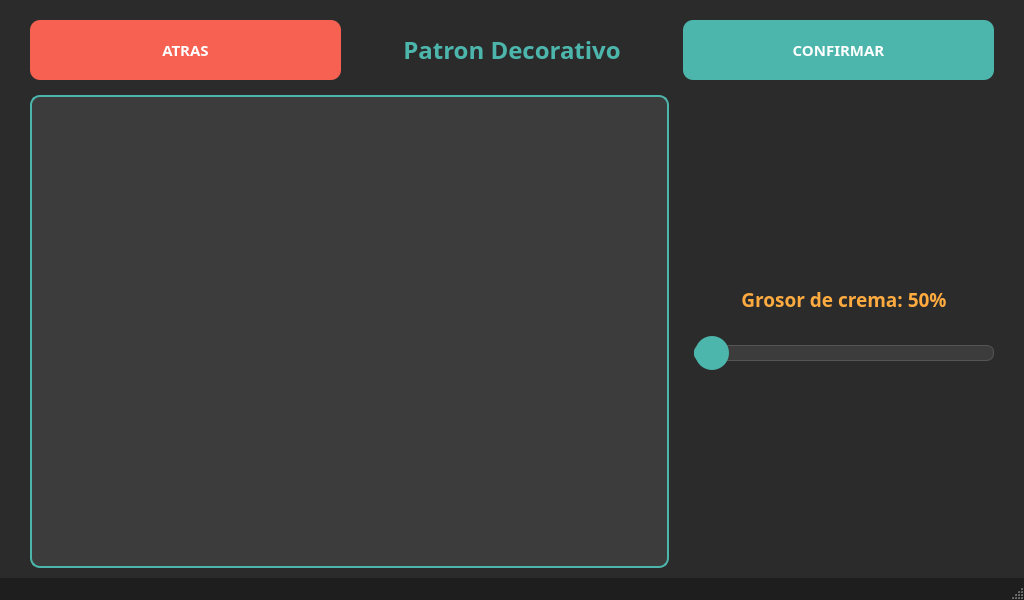
<?xml version="1.0" encoding="UTF-8"?>
<ui version="4.0">
 <class>MainWindow</class>
 <widget class="QMainWindow" name="MainWindow">
  <property name="geometry">
   <rect>
    <x>0</x>
    <y>0</y>
    <width>1024</width>
    <height>600</height>
   </rect>
  </property>
  <property name="minimumSize">
   <size>
    <width>1024</width>
    <height>600</height>
   </size>
  </property>
  <property name="maximumSize">
   <size>
    <width>1024</width>
    <height>600</height>
   </size>
  </property>
  <property name="windowTitle">
   <string>Patron Decorativo</string>
  </property>
  <property name="styleSheet">
   <string notr="true">
QMainWindow, QWidget#centralwidget {
  background-color: #2b2b2b;
}
QLabel {
  color: #e0e0e0;
  font-family: "Purisa";
}
QPushButton {
  background-color: #4DB6AC;
  color: white;
  border: none;
  border-radius: 10px;
  font-family: "Purisa";
  font-size: 15px;
  font-weight: bold;
}
QPushButton:pressed {
  background-color: #3d9e95;
}
QPushButton#pushButton {
  background-color: #F66151;
}
QPushButton#pushButton:pressed {
  background-color: #d44a3a;
}
QListView {
  background-color: #3c3c3c;
  color: #e0e0e0;
  border: 2px solid #4DB6AC;
  border-radius: 10px;
  font-family: "Purisa";
  font-size: 16px;
  padding: 5px;
  outline: none;
}
QListView::item {
  padding: 12px 10px;
  border-bottom: 1px solid #555;
}
QListView::item:selected {
  background-color: #4DB6AC;
  color: white;
  border-radius: 6px;
}
QSlider::groove:horizontal {
  height: 14px;
  background: #3c3c3c;
  border-radius: 7px;
  border: 1px solid #555;
}
QSlider::handle:horizontal {
  background: #4DB6AC;
  width: 34px;
  height: 34px;
  margin: -10px 0;
  border-radius: 17px;
}
QSlider::sub-page:horizontal {
  background: #4DB6AC;
  border-radius: 7px;
}
QMenuBar {
  background-color: #1e1e1e;
  max-height: 0px;
}
QStatusBar {
  background-color: #1e1e1e;
  color: #4DB6AC;
  font-family: "Purisa";
  font-size: 12px;
}
   </string>
  </property>
  <widget class="QWidget" name="centralwidget">
   <layout class="QVBoxLayout" name="mainLayout">
    <property name="leftMargin">
     <number>30</number>
    </property>
    <property name="topMargin">
     <number>20</number>
    </property>
    <property name="rightMargin">
     <number>30</number>
    </property>
    <property name="bottomMargin">
     <number>10</number>
    </property>
    <property name="spacing">
     <number>15</number>
    </property>
    <item>
     <layout class="QHBoxLayout" name="topBar">
      <property name="spacing">
       <number>15</number>
      </property>
      <item>
       <widget class="QPushButton" name="pushButton">
        <property name="minimumSize">
         <size>
          <width>160</width>
          <height>60</height>
         </size>
        </property>
        <property name="font">
         <font>
          <family>Purisa</family>
          <pointsize>13</pointsize>
          <weight>75</weight>
          <bold>true</bold>
         </font>
        </property>
        <property name="text">
         <string>ATRAS</string>
        </property>
       </widget>
      </item>
      <item>
       <widget class="QLabel" name="label">
        <property name="font">
         <font>
          <family>Purisa</family>
          <pointsize>18</pointsize>
          <weight>75</weight>
          <bold>true</bold>
         </font>
        </property>
        <property name="styleSheet">
         <string notr="true">color: #4DB6AC;</string>
        </property>
        <property name="text">
         <string>Patron Decorativo</string>
        </property>
        <property name="alignment">
         <set>Qt::AlignCenter</set>
        </property>
       </widget>
      </item>
      <item>
       <widget class="QPushButton" name="pushButton_2">
        <property name="minimumSize">
         <size>
          <width>180</width>
          <height>60</height>
         </size>
        </property>
        <property name="font">
         <font>
          <family>Purisa</family>
          <pointsize>13</pointsize>
          <weight>75</weight>
          <bold>true</bold>
         </font>
        </property>
        <property name="text">
         <string>CONFIRMAR</string>
        </property>
       </widget>
      </item>
     </layout>
    </item>
    <item>
     <layout class="QHBoxLayout" name="contentLayout">
      <property name="spacing">
       <number>25</number>
      </property>
      <item>
       <widget class="QListView" name="listView">
        <property name="sizePolicy">
         <sizepolicy hsizetype="Expanding" vsizetype="Expanding">
          <horstretch>2</horstretch>
          <verstretch>0</verstretch>
         </sizepolicy>
        </property>
        <property name="minimumSize">
         <size>
          <width>500</width>
          <height>0</height>
         </size>
        </property>
       </widget>
      </item>
      <item>
       <layout class="QVBoxLayout" name="sliderPanel">
        <property name="spacing">
         <number>15</number>
        </property>
        <item>
         <spacer name="sliderTopSpacer">
          <property name="orientation">
           <enum>Qt::Vertical</enum>
          </property>
          <property name="sizeHint" stdset="0">
           <size>
            <width>20</width>
            <height>40</height>
           </size>
          </property>
         </spacer>
        </item>
        <item>
         <widget class="QLabel" name="label_2">
          <property name="minimumSize">
           <size>
            <width>300</width>
            <height>0</height>
           </size>
          </property>
          <property name="font">
           <font>
            <family>Purisa</family>
            <pointsize>14</pointsize>
            <weight>75</weight>
            <bold>true</bold>
           </font>
          </property>
          <property name="styleSheet">
           <string notr="true">color: #FFAB40;</string>
          </property>
          <property name="text">
           <string>Grosor de crema: 50%</string>
          </property>
          <property name="alignment">
           <set>Qt::AlignCenter</set>
          </property>
         </widget>
        </item>
        <item>
         <widget class="QSlider" name="horizontalSlider">
          <property name="minimumSize">
           <size>
            <width>300</width>
            <height>50</height>
           </size>
          </property>
          <property name="orientation">
           <enum>Qt::Horizontal</enum>
          </property>
         </widget>
        </item>
        <item>
         <spacer name="sliderBottomSpacer">
          <property name="orientation">
           <enum>Qt::Vertical</enum>
          </property>
          <property name="sizeHint" stdset="0">
           <size>
            <width>20</width>
            <height>40</height>
           </size>
          </property>
         </spacer>
        </item>
       </layout>
      </item>
     </layout>
    </item>
   </layout>
  </widget>
  <widget class="QMenuBar" name="menubar">
   <property name="geometry">
    <rect>
     <x>0</x>
     <y>0</y>
     <width>1024</width>
     <height>22</height>
    </rect>
   </property>
  </widget>
  <widget class="QStatusBar" name="statusbar"/>
 </widget>
 <resources/>
 <connections/>
</ui>
